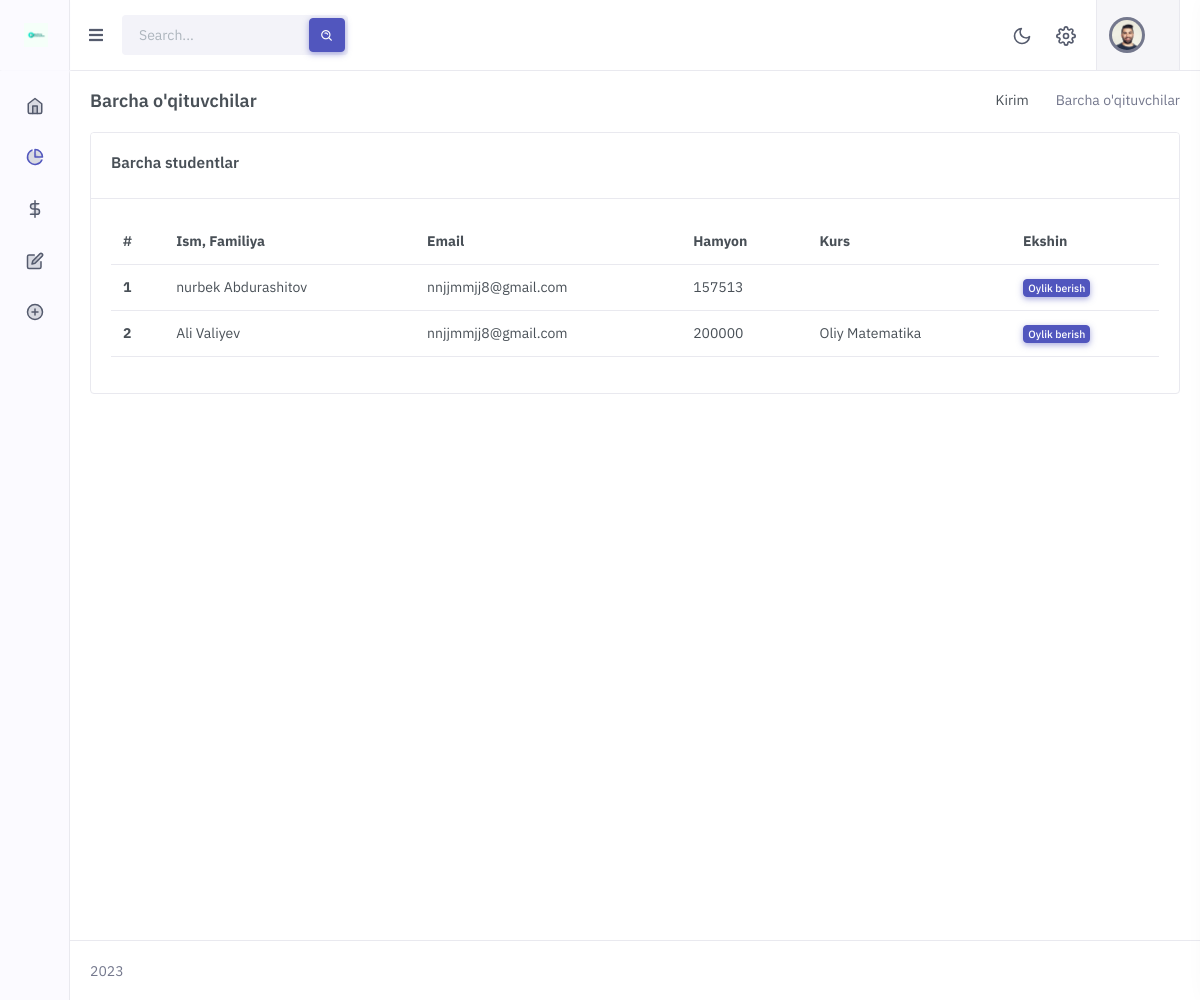
/mainmenu/staff/teachers (signed in), run on the app's committed database.
### users/models.py (models this page shows, shortened)
class User(AbstractUser):
      is_teacher = models.BooleanField(default=False, help_text = 'Agar yaratilayotgan foydalanuvchi ustoz bo\'lsa.')
      is_admin  = models.BooleanField(default = False,  help_text = 'Agar yaratilayotgan foydalanuvchi adminstrator bo\'lsa.')
      wallet = models.PositiveBigIntegerField(default=0)

### course/models.py (models this page shows, shortened)
class Course(models.Model):
      name  = models.CharField(max_length=120)
      teacher = models.ForeignKey(User, on_delete = models.CASCADE)
      title = models.TextField(null=True, blank=True)
      price = models.PositiveBigIntegerField()
      students = models.ManyToManyField(Student)
      time = models.CharField(max_length = 150 , choices=times)
      days = models.CharField(max_length = 150 , choices=days)
      room =  models.PositiveBigIntegerField()
      start_date = models.DateField(default=date.today())
      end_date = models.DateField(null=True, blank=True)
      is_ended = models.BooleanField(default=False)

### main/views.py (the view)
# urls.py: path('staff/teachers', teachers, name='teachers'),
@login_required
def teachers(request):
      if request.user.is_staff == True:
            teachers = User.objects.filter(is_teacher=True)
            for i in teachers:
                  i.courses = Course.objects.filter(teacher=i)
            return render(request, 'boss/all_teachers.html', {"teachers":teachers})
      else:
            messages.warning(request, "Siz uchun bu sahifa mavjud emas.")
            return redirect('index')

### templates/boss/all_teachers.html (shortened to what this page needs)
{% extends 'boss/base.html' %}
{% block content %}
<div class="col-12">
      <div class="page-title-box d-sm-flex align-items-center justify-content-between">
          <h4 class="mb-sm-0 font-size-18">Barcha o'qituvchilar </h4>
          <div class="page-title-right">
              <ol class="breadcrumb m-0">
                  <li class="breadcrumb-item"><a href="{% url 'income' %}">Kirim</a></li>
                  <li class="breadcrumb-item active">Barcha o'qituvchilar </li>
              </ol>
          </div>
      </div>
</div>
<div class="card">
      <div class="card-header">
          <h4 class="card-title">Barcha studentlar</h4>
      </div>
      <div class="card-body">
            <table class="table datatable-buttons">
                  <thead>
                    <tr>
                      <th scope="col">#</th>
                      <th scope="col">Ism, Familiya</th>
                      <th scope="col">Email</th>
                      <th scope="col">Hamyon</th>
                      <th scope="col">Kurs</th>
                      <th scope="col">Ekshin</th>
                    </tr>
                  </thead>
                  <tbody>
                        {% for i in teachers %}
                    <tr>
                      <th scope="row">{{ forloop.counter }}</th>
                      <td>{{i.first_name}} {{i.last_name}}</td>
                      <td>{{i.email}}</td>
                      <td>{{i.wallet}}</td>
                      <td>{% for a in i.courses %} {{a.name}} {% endfor %}</td>
                      <td><a class="btn btn-primary badge" href="{% url 'give-salary' i.id  %}"> Oylik berish </a></td>
                    </tr>
                    {% endfor %}
                  </tbody>
            </table>
      </div>
  </div>
{% endblock content %}

### data on the page
User: first_name "nurbek", last_name "Abdurashitov", email "nnjjmmjj8@gmail.com", wallet "157513"
User: first_name "Ali", last_name "Valiyev", email "nnjjmmjj8@gmail.com", wallet "200000"
Course: name "Oliy Matematika"
